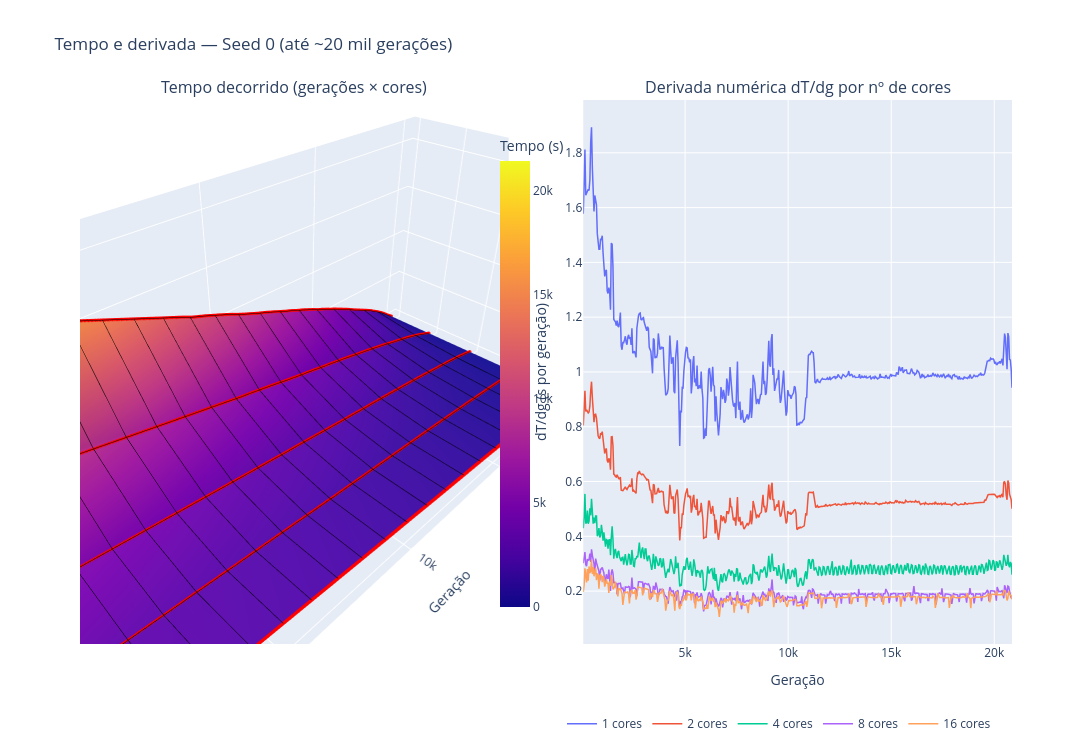
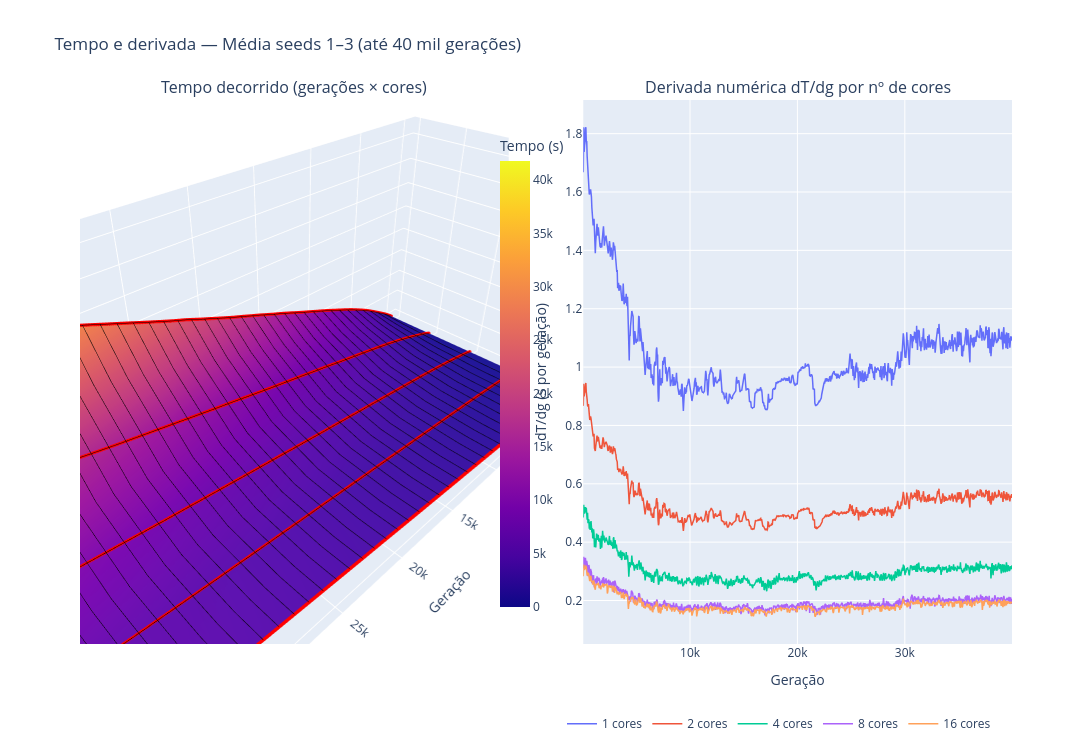

The cell these charts' notebook holds for them, in order:
### Code cell
# Derivadas numéricas do tempo
gens_meio_s0,  deriv_s0  = calcular_derivadas(gens_s0,  time_s0)
gens_meio_med, deriv_med = calcular_derivadas(gens_med, time_med)

# Superfície + derivadas, lado a lado, para cada dataset
fig_s0  = plot_tempo_e_derivadas(cores_s0,  gens_s0,  time_s0,  gens_meio_s0,  deriv_s0,
                                 "Seed 0 (até ~20 mil gerações)")
fig_med = plot_tempo_e_derivadas(cores_med, gens_med, time_med, gens_meio_med, deriv_med,
                                 "Média seeds 1–3 (até 40 mil gerações)")

### Figure 1 — Plotly figure (JSON) as saved in the notebook; plotly's stock layout.template omitted (floating-point values rounded to 4 significant figures; data arrays with more than 128 entries replaced by an {"elided": "..."} marker saying what was removed)
{"data": [{"colorbar": {"len": 0.9, "title": {"text": "Tempo (s)"}, "x": 0.44}, "colorscale": [[0, "#0d0887"], [0.1111, "#46039f"], [0.2222, "#7201a8"], [0.3333, "#9c179e"], [0.4444, "#bd3786"], [0.5556, "#d8576b"], [0.6667, "#ed7953"], [0.7778, "#fb9f3a"], [0.8889, "#fdca26"], [1, "#f0f921"]], "contours": {"x": {"color": "black", "end": 20880, "show": true, "size": 1000, "start": 0, "width": 1}, "y": {"color": "black", "end": 4, "show": true, "size": 1, "start": 0, "width": 1}}, "customdata": {"elided": "5x523 int values"}, "hovertemplate": "Geração: %{x}<br>Cores: %{customdata}<br>Tempo (s): %{z}<extra></extra>", "name": "superfície", "opacity": 1, "scene": "scene", "type": "surface", "x": {"elided": "523 float values"}, "y": [0, 1, 2, 3, 4], "z": {"elided": "5x523 float values"}}, {"customdata": {"elided": "2615 int values"}, "hovertemplate": "Geração: %{x}<br>Cores: %{customdata}<br>Tempo (s): %{z}<extra></extra>", "marker": {"color": "red", "size": 2}, "mode": "markers", "name": "pontos reais", "scene": "scene", "showlegend": false, "type": "scatter3d", "x": {"elided": "2615 float values"}, "y": {"elided": "2615 int values"}, "z": {"elided": "2615 float values"}}, {"hovertemplate": "1 cores<br>Geração: %{x:.0f}<br>dT/dg: %{y:.4f} s/geração<extra></extra>", "legendgroup": "1", "line": {"color": "#636EFA", "width": 1.5}, "mode": "lines", "name": "1 cores", "type": "scatter", "x": {"elided": "521 float values"}, "xaxis": "x", "y": {"elided": "521 float values"}, "yaxis": "y"}, {"hovertemplate": "2 cores<br>Geração: %{x:.0f}<br>dT/dg: %{y:.4f} s/geração<extra></extra>", "legendgroup": "2", "line": {"color": "#EF553B", "width": 1.5}, "mode": "lines", "name": "2 cores", "type": "scatter", "x": {"elided": "521 float values"}, "xaxis": "x", "y": {"elided": "521 float values"}, "yaxis": "y"}, {"hovertemplate": "4 cores<br>Geração: %{x:.0f}<br>dT/dg: %{y:.4f} s/geração<extra></extra>", "legendgroup": "4", "line": {"color": "#00CC96", "width": 1.5}, "mode": "lines", "name": "4 cores", "type": "scatter", "x": {"elided": "521 float values"}, "xaxis": "x", "y": {"elided": "521 float values"}, "yaxis": "y"}, {"hovertemplate": "8 cores<br>Geração: %{x:.0f}<br>dT/dg: %{y:.4f} s/geração<extra></extra>", "legendgroup": "8", "line": {"color": "#AB63FA", "width": 1.5}, "mode": "lines", "name": "8 cores", "type": "scatter", "x": {"elided": "521 float values"}, "xaxis": "x", "y": {"elided": "521 float values"}, "yaxis": "y"}, {"hovertemplate": "16 cores<br>Geração: %{x:.0f}<br>dT/dg: %{y:.4f} s/geração<extra></extra>", "legendgroup": "16", "line": {"color": "#FFA15A", "width": 1.5}, "mode": "lines", "name": "16 cores", "type": "scatter", "x": {"elided": "521 float values"}, "xaxis": "x", "y": {"elided": "521 float values"}, "yaxis": "y"}], "layout": {"annotations": [{"font": {"size": 16}, "showarrow": false, "text": "Tempo decorrido (gerações × cores)", "x": 0.23, "xanchor": "center", "xref": "paper", "y": 1, "yanchor": "bottom", "yref": "paper"}, {"font": {"size": 16}, "showarrow": false, "text": "Derivada numérica dT/dg por nº de cores", "x": 0.77, "xanchor": "center", "xref": "paper", "y": 1, "yanchor": "bottom", "yref": "paper"}], "height": 750, "hovermode": "x unified", "legend": {"orientation": "h", "x": 0.75, "xanchor": "center", "y": -0.12, "yanchor": "top"}, "scene": {"aspectmode": "manual", "aspectratio": {"x": 2.5, "y": 1, "z": 1}, "domain": {"x": [0, 0.46], "y": [0, 1]}, "xaxis": {"title": {"text": "Geração"}}, "yaxis": {"ticktext": ["1", "2", "4", "8", "16"], "tickvals": [0, 1, 2, 3, 4], "title": {"text": "Nº de cores"}}, "zaxis": {"title": {"text": "Tempo (s)"}}}, "title": {"text": "Tempo e derivada — Seed 0 (até ~20 mil gerações)"}, "width": 1800, "xaxis": {"anchor": "y", "domain": [0.54, 1], "title": {"text": "Geração"}}, "yaxis": {"anchor": "x", "domain": [0, 1], "title": {"text": "dT/dg (s por geração)"}}}}

### Figure 2 — Plotly figure (JSON) as saved in the notebook; plotly's stock layout.template omitted (floating-point values rounded to 4 significant figures; data arrays with more than 128 entries replaced by an {"elided": "..."} marker saying what was removed)
{"data": [{"colorbar": {"len": 0.9, "title": {"text": "Tempo (s)"}, "x": 0.44}, "colorscale": [[0, "#0d0887"], [0.1111, "#46039f"], [0.2222, "#7201a8"], [0.3333, "#9c179e"], [0.4444, "#bd3786"], [0.5556, "#d8576b"], [0.6667, "#ed7953"], [0.7778, "#fb9f3a"], [0.8889, "#fdca26"], [1, "#f0f921"]], "contours": {"x": {"color": "black", "end": 40000, "show": true, "size": 1000, "start": 0, "width": 1}, "y": {"color": "black", "end": 4, "show": true, "size": 1, "start": 0, "width": 1}}, "customdata": {"elided": "5x1001 int values"}, "hovertemplate": "Geração: %{x}<br>Cores: %{customdata}<br>Tempo (s): %{z}<extra></extra>", "name": "superfície", "opacity": 1, "scene": "scene", "type": "surface", "x": {"elided": "1001 float values"}, "y": [0, 1, 2, 3, 4], "z": {"elided": "5x1001 float values"}}, {"customdata": {"elided": "5005 int values"}, "hovertemplate": "Geração: %{x}<br>Cores: %{customdata}<br>Tempo (s): %{z}<extra></extra>", "marker": {"color": "red", "size": 2}, "mode": "markers", "name": "pontos reais", "scene": "scene", "showlegend": false, "type": "scatter3d", "x": {"elided": "5005 float values"}, "y": {"elided": "5005 int values"}, "z": {"elided": "5005 float values"}}, {"hovertemplate": "1 cores<br>Geração: %{x:.0f}<br>dT/dg: %{y:.4f} s/geração<extra></extra>", "legendgroup": "1", "line": {"color": "#636EFA", "width": 1.5}, "mode": "lines", "name": "1 cores", "type": "scatter", "x": {"elided": "999 float values"}, "xaxis": "x", "y": {"elided": "999 float values"}, "yaxis": "y"}, {"hovertemplate": "2 cores<br>Geração: %{x:.0f}<br>dT/dg: %{y:.4f} s/geração<extra></extra>", "legendgroup": "2", "line": {"color": "#EF553B", "width": 1.5}, "mode": "lines", "name": "2 cores", "type": "scatter", "x": {"elided": "999 float values"}, "xaxis": "x", "y": {"elided": "999 float values"}, "yaxis": "y"}, {"hovertemplate": "4 cores<br>Geração: %{x:.0f}<br>dT/dg: %{y:.4f} s/geração<extra></extra>", "legendgroup": "4", "line": {"color": "#00CC96", "width": 1.5}, "mode": "lines", "name": "4 cores", "type": "scatter", "x": {"elided": "999 float values"}, "xaxis": "x", "y": {"elided": "999 float values"}, "yaxis": "y"}, {"hovertemplate": "8 cores<br>Geração: %{x:.0f}<br>dT/dg: %{y:.4f} s/geração<extra></extra>", "legendgroup": "8", "line": {"color": "#AB63FA", "width": 1.5}, "mode": "lines", "name": "8 cores", "type": "scatter", "x": {"elided": "999 float values"}, "xaxis": "x", "y": {"elided": "999 float values"}, "yaxis": "y"}, {"hovertemplate": "16 cores<br>Geração: %{x:.0f}<br>dT/dg: %{y:.4f} s/geração<extra></extra>", "legendgroup": "16", "line": {"color": "#FFA15A", "width": 1.5}, "mode": "lines", "name": "16 cores", "type": "scatter", "x": {"elided": "999 float values"}, "xaxis": "x", "y": {"elided": "999 float values"}, "yaxis": "y"}], "layout": {"annotations": [{"font": {"size": 16}, "showarrow": false, "text": "Tempo decorrido (gerações × cores)", "x": 0.23, "xanchor": "center", "xref": "paper", "y": 1, "yanchor": "bottom", "yref": "paper"}, {"font": {"size": 16}, "showarrow": false, "text": "Derivada numérica dT/dg por nº de cores", "x": 0.77, "xanchor": "center", "xref": "paper", "y": 1, "yanchor": "bottom", "yref": "paper"}], "height": 750, "hovermode": "x unified", "legend": {"orientation": "h", "x": 0.75, "xanchor": "center", "y": -0.12, "yanchor": "top"}, "scene": {"aspectmode": "manual", "aspectratio": {"x": 2.5, "y": 1, "z": 1}, "domain": {"x": [0, 0.46], "y": [0, 1]}, "xaxis": {"title": {"text": "Geração"}}, "yaxis": {"ticktext": ["1", "2", "4", "8", "16"], "tickvals": [0, 1, 2, 3, 4], "title": {"text": "Nº de cores"}}, "zaxis": {"title": {"text": "Tempo (s)"}}}, "title": {"text": "Tempo e derivada — Média seeds 1–3 (até 40 mil gerações)"}, "width": 1800, "xaxis": {"anchor": "y", "domain": [0.54, 1], "title": {"text": "Geração"}}, "yaxis": {"anchor": "x", "domain": [0, 1], "title": {"text": "dT/dg (s por geração)"}}}}
